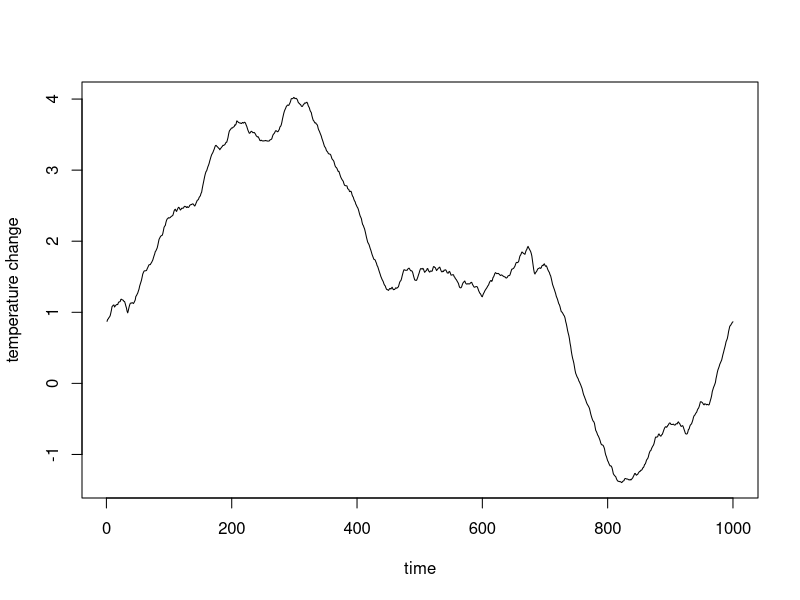
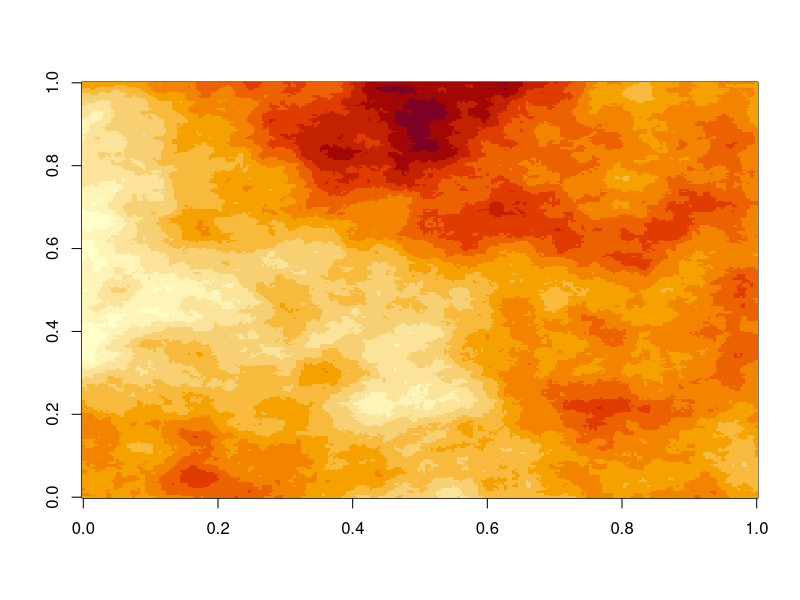
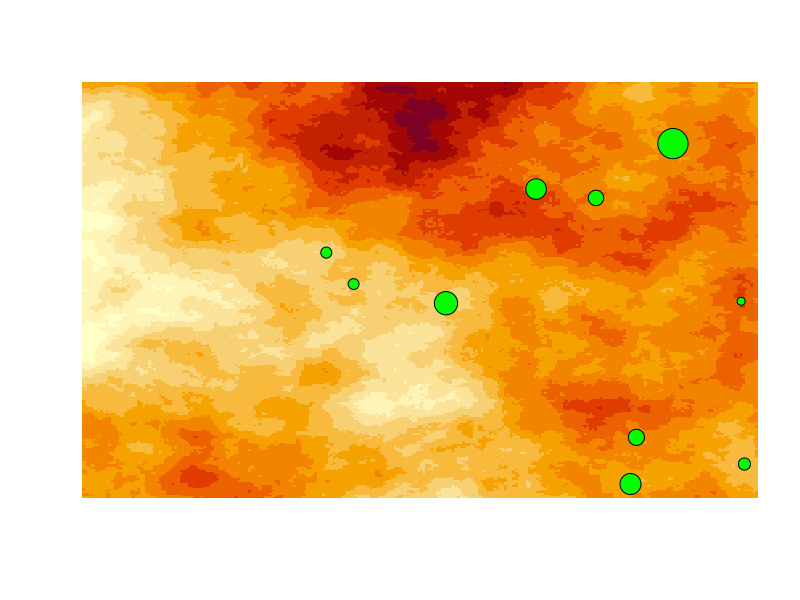
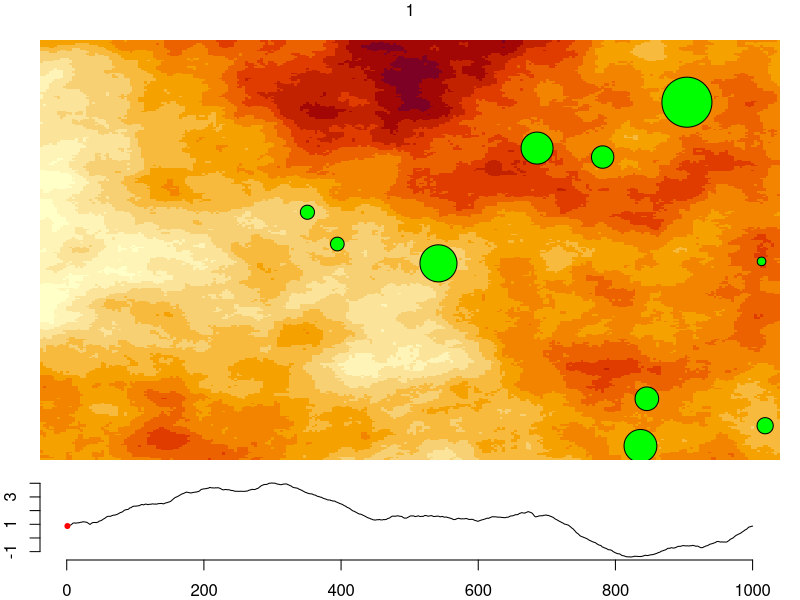
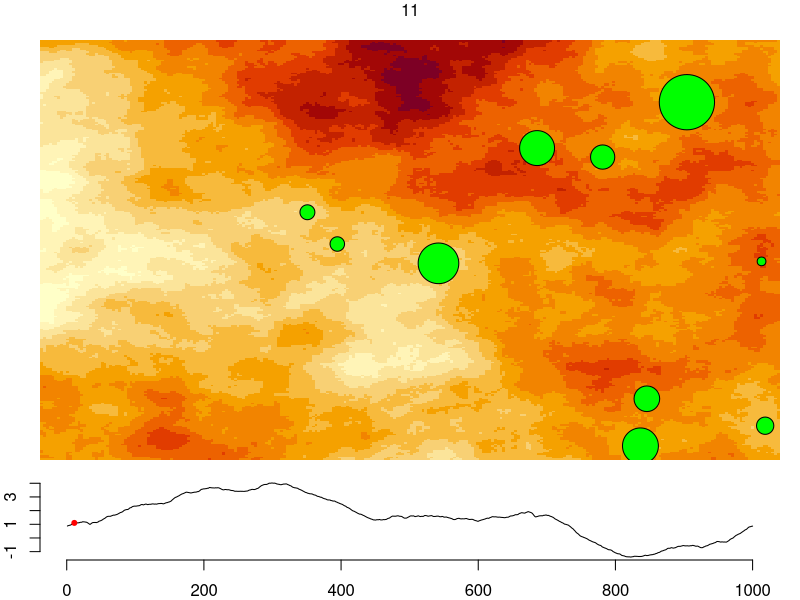
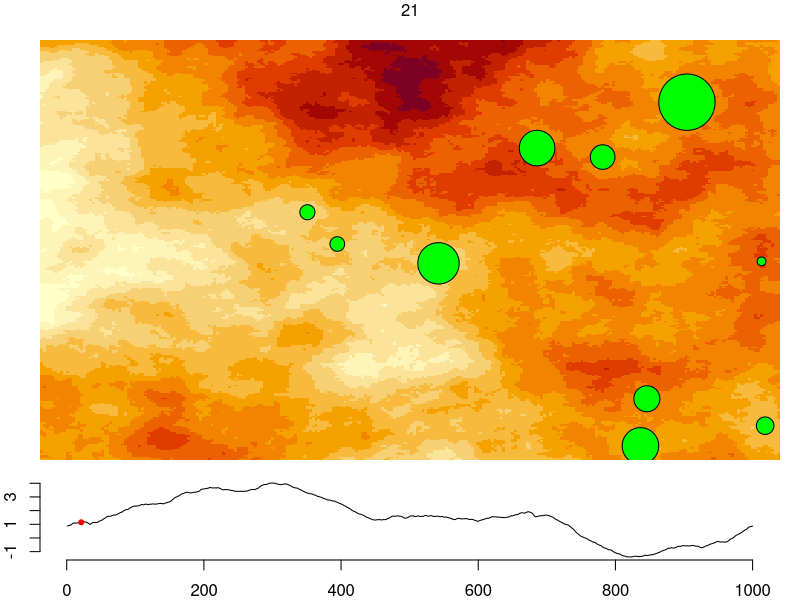
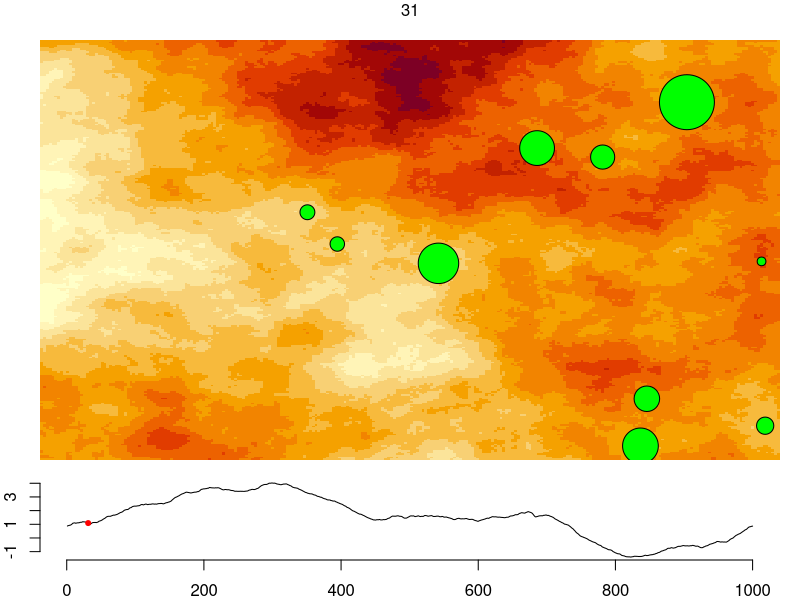
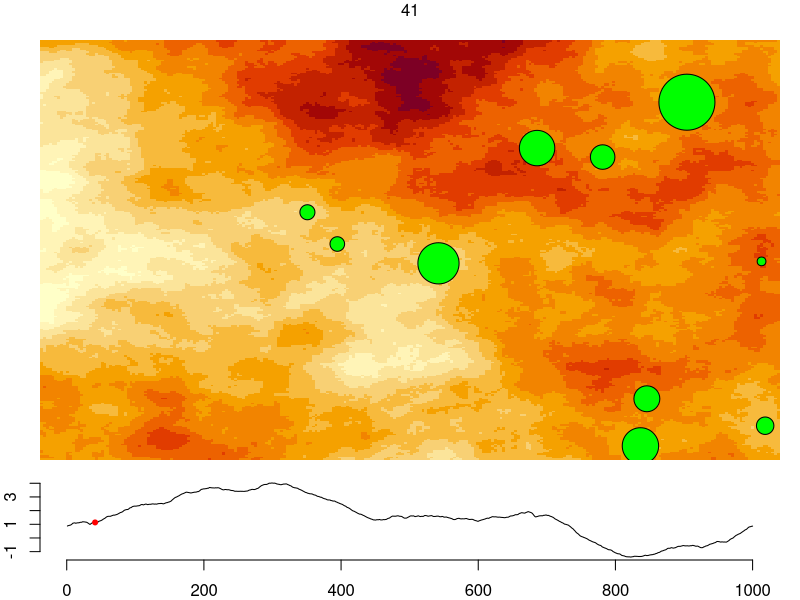

Write R code to recreate these figures, in order.
## ---- chunk 1

#' From tuneR package (implemented in the file Waveforms.R in tuneR source)
#'
#' Based on Timmer and Koening 1995: https://ui.adsabs.harvard.edu/abs/1995A\%26A...300..707T/abstract
#'
#' @param alpha: the slope of the power distribution (called omega in whitehead)
#' @param N: the length of the timeserie to generate
#' @export
TK95 <- function(N, alpha = 1){ 
    f <- seq(from=0, to=pi, length.out=(N/2+1))[-c(1,(N/2+1))] # Fourier frequencies
    f_ <- 1 / f^alpha # Power law
    RW <- sqrt(0.5*f_) * rnorm(N/2-1) # for the real part
    IW <- sqrt(0.5*f_) * rnorm(N/2-1) # for the imaginary part
    fR <- complex(real = c(rnorm(1), RW, rnorm(1), RW[(N/2-1):1]), 
                  imaginary = c(0, IW, 0, -IW[(N/2-1):1]), length.out=N)
     # Those complex numbers that are to be back transformed for Fourier Frequencies 0, 2pi/N, 2*2pi/N, ..., pi, ..., 2pi-1/N 
     # Choose in a way that frequencies are complex-conjugated and symmetric around pi 
     # 0 and pi do not need an imaginary part
    reihe <- fft(fR, inverse=TRUE) # go back into time domain
    return(Re(reihe)) # imaginary part is 0
}

#return spectrum of a timeserie
#' @export
getSpectrum <- function(x){
	N <- length(x)
    pw=8
	M <- 2^pw # zero-pad total length
    while(M<N){
        pw=pw+1
        M <- 2^pw
    }
	freq <- seq(0, 0.5, by = 1/M)
	x.zp <- c(x, rep(0, M-N))
	S.pgram <- (1/N)*abs(fft(x.zp)[1:(M/2+1)])^2
    S.pgram
}

#' Environment generator
#'
#' return a list of opitmum as a "1/f-noise" of N steps with sd = delta and the slope of it's spectrum decompoistion = -omega + possibility to increase the mean of the environment at a rate vt (in wich case the slop may not be -omega)
#'
#' @param omega the slope of the power distribution (called omega in whitehead)
#' @param delta the standard deviation of the global environmental fluctuation 
#' @param N the length of the timeserie to generate
#' @param vt if not NULL, the  mean of the optimum increase at a rate vt  
#' @return a list of N optima theta
#' @export
environment <- function(N,omega,delta,vt=NULL){
    ts=TK95(N,omega)
    ts=delta*ts/sd(ts)
    if(!is.null(vt))ts = ts + vt*1:N
    return(ts)
}

# white noise
#' @export
gauss <- function(N,mean,delta,v){
    sapply(1:N,function(t)rnorm(1,mean*v,delta))
}


## ---- chunk 2
tstep=1000
faketemp=environment(tstep,omega=3,delta=1.5)+1.5
plot(faketemp,type="l",ylab="temperature change",xlab="time")   
## ---- chunk 3
perlin_noise <- function( 
  n = 5,   m = 7,    # Size of the grid for the vector field
  N = 100, M = 100   # Dimension of the image
) {
  # For each point on this n*m grid, choose a unit 1 vector
  vector_field <- apply(
    array( rnorm( 2 * n * m ), dim = c(2,n,m) ),
    2:3,
    function(u) u / sqrt(sum(u^2))
  )
  f <- function(x,y) {
    # Find the grid cell in which the point (x,y) is
    i <- floor(x)
    j <- floor(y)
    stopifnot( i >= 1 || j >= 1 || i < n || j < m )
    # The 4 vectors, from the vector field, at the vertices of the square
    v1 <- vector_field[,i,j]
    v2 <- vector_field[,i+1,j]
    v3 <- vector_field[,i,j+1]
    v4 <- vector_field[,i+1,j+1]
    # Vectors from the point to the vertices
    u1 <- c(x,y) - c(i,j)
    u2 <- c(x,y) - c(i+1,j)
    u3 <- c(x,y) - c(i,j+1)
    u4 <- c(x,y) - c(i+1,j+1)
    # Scalar products
    a1 <- sum( v1 * u1 )
    a2 <- sum( v2 * u2 )
    a3 <- sum( v3 * u3 )
    a4 <- sum( v4 * u4 )
    # Weighted average of the scalar products
    s <- function(p) 3 * p^2 - 2 * p^3
    p <- s( x - i )
    q <- s( y - j )
    b1 <- (1-p)*a1 + p*a2
    b2 <- (1-p)*a3 + p*a4
    (1-q) * b1 + q * b2
  }
  xs <- seq(from = 1, to = n, length = N+1)[-(N+1)]
  ys <- seq(from = 1, to = m, length = M+1)[-(M+1)]
  outer( xs, ys, Vectorize(f) )
}


a <- .6
k <- 8
m <- perlin_noise(2,2,2^k,2^k)
for( i in 2:k )
  m <- m + a^i * perlin_noise(2^i,2^i,2^k,2^k)
image(m)
## ---- chunk 4
n=10
lat=runif(n)
lon=runif(n)
size=rexp(n)
image(m,axes=F)
points(lon,lat,bg="green",pch=21,cex=size+1)

## ---- chunk 5
for(i in seq(1,tstep,length.out=100)){
	layout(matrix(1:2,nrow=2,ncol=1),heights=c(.8,.2))
	par(mar=c(1,2,2,1))
	image(m,ann=F,axes=F,main=i)
	mtext(round(i),3,1)
	nsize=size*faketemp[i]+size+1
	points(lon,lat,bg="green",pch=21,cex=nsize)
	par(mar=c(2,2,0,1))
	plot(1:tstep,faketemp,type="l",ylab="temp",xlab="time",ylim=range(faketemp),ann=F,frame.plot=F)
	points(i,faketemp[i],col="red",pch=20)
}
